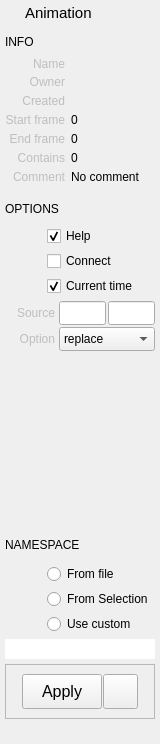
<?xml version="1.0" encoding="UTF-8"?>
<ui version="4.0">
 <class>Form</class>
 <widget class="QWidget" name="Form">
  <property name="geometry">
   <rect>
    <x>0</x>
    <y>0</y>
    <width>160</width>
    <height>744</height>
   </rect>
  </property>
  <property name="sizePolicy">
   <sizepolicy hsizetype="Ignored" vsizetype="Preferred">
    <horstretch>0</horstretch>
    <verstretch>0</verstretch>
   </sizepolicy>
  </property>
  <property name="minimumSize">
   <size>
    <width>160</width>
    <height>0</height>
   </size>
  </property>
  <property name="maximumSize">
   <size>
    <width>300</width>
    <height>16777215</height>
   </size>
  </property>
  <property name="windowTitle">
   <string>Form</string>
  </property>
  <property name="styleSheet">
   <string notr="true"/>
  </property>
  <layout class="QVBoxLayout" name="verticalLayout">
   <property name="spacing">
    <number>5</number>
   </property>
   <property name="leftMargin">
    <number>5</number>
   </property>
   <property name="topMargin">
    <number>2</number>
   </property>
   <property name="rightMargin">
    <number>5</number>
   </property>
   <property name="bottomMargin">
    <number>2</number>
   </property>
   <item>
    <layout class="QHBoxLayout" name="horizontalLayout_4">
     <property name="leftMargin">
      <number>2</number>
     </property>
     <property name="topMargin">
      <number>2</number>
     </property>
     <property name="rightMargin">
      <number>2</number>
     </property>
     <item>
      <widget class="QLabel" name="label_4">
       <property name="minimumSize">
        <size>
         <width>13</width>
         <height>13</height>
        </size>
       </property>
       <property name="maximumSize">
        <size>
         <width>13</width>
         <height>13</height>
        </size>
       </property>
       <property name="text">
        <string/>
       </property>
       <property name="pixmap">
        <pixmap>../images/animation.png</pixmap>
       </property>
       <property name="scaledContents">
        <bool>true</bool>
       </property>
      </widget>
     </item>
     <item>
      <widget class="QLabel" name="title">
       <property name="sizePolicy">
        <sizepolicy hsizetype="Ignored" vsizetype="Preferred">
         <horstretch>0</horstretch>
         <verstretch>0</verstretch>
        </sizepolicy>
       </property>
       <property name="font">
        <font>
         <family>Arial</family>
         <pointsize>11</pointsize>
         <weight>50</weight>
         <bold>false</bold>
        </font>
       </property>
       <property name="text">
        <string>Animation</string>
       </property>
      </widget>
     </item>
    </layout>
   </item>
   <item>
    <layout class="QHBoxLayout" name="horizontalLayout_7">
     <property name="topMargin">
      <number>5</number>
     </property>
     <item>
      <widget class="QLabel" name="label_8">
       <property name="minimumSize">
        <size>
         <width>100</width>
         <height>0</height>
        </size>
       </property>
       <property name="maximumSize">
        <size>
         <width>30</width>
         <height>16777215</height>
        </size>
       </property>
       <property name="font">
        <font>
         <family>Arial</family>
         <pointsize>9</pointsize>
         <weight>50</weight>
         <bold>false</bold>
        </font>
       </property>
       <property name="text">
        <string>INFO</string>
       </property>
      </widget>
     </item>
     <item>
      <spacer name="horizontalSpacer">
       <property name="orientation">
        <enum>Qt::Horizontal</enum>
       </property>
       <property name="sizeHint" stdset="0">
        <size>
         <width>40</width>
         <height>20</height>
        </size>
       </property>
      </spacer>
     </item>
    </layout>
   </item>
   <item>
    <layout class="QHBoxLayout" name="horizontalLayout_10">
     <property name="spacing">
      <number>6</number>
     </property>
     <item>
      <widget class="QLabel" name="label_7">
       <property name="enabled">
        <bool>false</bool>
       </property>
       <property name="minimumSize">
        <size>
         <width>60</width>
         <height>13</height>
        </size>
       </property>
       <property name="maximumSize">
        <size>
         <width>60</width>
         <height>16777215</height>
        </size>
       </property>
       <property name="text">
        <string>Name</string>
       </property>
       <property name="alignment">
        <set>Qt::AlignRight|Qt::AlignTrailing|Qt::AlignVCenter</set>
       </property>
      </widget>
     </item>
     <item>
      <widget class="QLabel" name="name">
       <property name="enabled">
        <bool>true</bool>
       </property>
       <property name="sizePolicy">
        <sizepolicy hsizetype="Ignored" vsizetype="Preferred">
         <horstretch>0</horstretch>
         <verstretch>0</verstretch>
        </sizepolicy>
       </property>
       <property name="minimumSize">
        <size>
         <width>0</width>
         <height>1</height>
        </size>
       </property>
       <property name="text">
        <string/>
       </property>
       <property name="alignment">
        <set>Qt::AlignLeading|Qt::AlignLeft|Qt::AlignTop</set>
       </property>
       <property name="textInteractionFlags">
        <set>Qt::LinksAccessibleByMouse|Qt::TextSelectableByMouse</set>
       </property>
      </widget>
     </item>
    </layout>
   </item>
   <item>
    <layout class="QHBoxLayout" name="horizontalLayout_9">
     <property name="spacing">
      <number>6</number>
     </property>
     <property name="topMargin">
      <number>0</number>
     </property>
     <item>
      <widget class="QLabel" name="label_13">
       <property name="enabled">
        <bool>false</bool>
       </property>
       <property name="sizePolicy">
        <sizepolicy hsizetype="Fixed" vsizetype="Expanding">
         <horstretch>0</horstretch>
         <verstretch>0</verstretch>
        </sizepolicy>
       </property>
       <property name="minimumSize">
        <size>
         <width>60</width>
         <height>13</height>
        </size>
       </property>
       <property name="maximumSize">
        <size>
         <width>60</width>
         <height>500</height>
        </size>
       </property>
       <property name="text">
        <string>Owner</string>
       </property>
       <property name="alignment">
        <set>Qt::AlignRight|Qt::AlignTop|Qt::AlignTrailing</set>
       </property>
      </widget>
     </item>
     <item>
      <widget class="QLabel" name="owner">
       <property name="enabled">
        <bool>true</bool>
       </property>
       <property name="sizePolicy">
        <sizepolicy hsizetype="Ignored" vsizetype="Expanding">
         <horstretch>0</horstretch>
         <verstretch>0</verstretch>
        </sizepolicy>
       </property>
       <property name="minimumSize">
        <size>
         <width>0</width>
         <height>0</height>
        </size>
       </property>
       <property name="maximumSize">
        <size>
         <width>16777215</width>
         <height>16777215</height>
        </size>
       </property>
       <property name="styleSheet">
        <string notr="true"/>
       </property>
       <property name="text">
        <string/>
       </property>
       <property name="alignment">
        <set>Qt::AlignLeading|Qt::AlignLeft|Qt::AlignTop</set>
       </property>
       <property name="wordWrap">
        <bool>true</bool>
       </property>
       <property name="textInteractionFlags">
        <set>Qt::LinksAccessibleByMouse|Qt::TextSelectableByMouse</set>
       </property>
      </widget>
     </item>
    </layout>
   </item>
   <item>
    <layout class="QHBoxLayout" name="horizontalLayout_11">
     <property name="spacing">
      <number>6</number>
     </property>
     <property name="topMargin">
      <number>0</number>
     </property>
     <item>
      <widget class="QLabel" name="label_14">
       <property name="enabled">
        <bool>false</bool>
       </property>
       <property name="sizePolicy">
        <sizepolicy hsizetype="Fixed" vsizetype="Expanding">
         <horstretch>0</horstretch>
         <verstretch>0</verstretch>
        </sizepolicy>
       </property>
       <property name="minimumSize">
        <size>
         <width>60</width>
         <height>13</height>
        </size>
       </property>
       <property name="maximumSize">
        <size>
         <width>60</width>
         <height>500</height>
        </size>
       </property>
       <property name="text">
        <string>Created</string>
       </property>
       <property name="alignment">
        <set>Qt::AlignRight|Qt::AlignTop|Qt::AlignTrailing</set>
       </property>
      </widget>
     </item>
     <item>
      <widget class="QLabel" name="created">
       <property name="enabled">
        <bool>true</bool>
       </property>
       <property name="sizePolicy">
        <sizepolicy hsizetype="Expanding" vsizetype="Expanding">
         <horstretch>0</horstretch>
         <verstretch>0</verstretch>
        </sizepolicy>
       </property>
       <property name="minimumSize">
        <size>
         <width>0</width>
         <height>0</height>
        </size>
       </property>
       <property name="maximumSize">
        <size>
         <width>16777215</width>
         <height>16777215</height>
        </size>
       </property>
       <property name="styleSheet">
        <string notr="true"/>
       </property>
       <property name="text">
        <string/>
       </property>
       <property name="alignment">
        <set>Qt::AlignLeading|Qt::AlignLeft|Qt::AlignTop</set>
       </property>
       <property name="wordWrap">
        <bool>true</bool>
       </property>
      </widget>
     </item>
    </layout>
   </item>
   <item>
    <layout class="QHBoxLayout" name="horizontalLayout_29">
     <property name="spacing">
      <number>6</number>
     </property>
     <property name="topMargin">
      <number>0</number>
     </property>
     <item>
      <widget class="QLabel" name="scene_dur_start_label_2">
       <property name="enabled">
        <bool>false</bool>
       </property>
       <property name="minimumSize">
        <size>
         <width>60</width>
         <height>13</height>
        </size>
       </property>
       <property name="maximumSize">
        <size>
         <width>60</width>
         <height>16777215</height>
        </size>
       </property>
       <property name="text">
        <string>Start frame</string>
       </property>
       <property name="alignment">
        <set>Qt::AlignRight|Qt::AlignTop|Qt::AlignTrailing</set>
       </property>
      </widget>
     </item>
     <item>
      <widget class="QLabel" name="start">
       <property name="enabled">
        <bool>true</bool>
       </property>
       <property name="text">
        <string>0</string>
       </property>
      </widget>
     </item>
    </layout>
   </item>
   <item>
    <layout class="QHBoxLayout" name="horizontalLayout_30">
     <property name="spacing">
      <number>6</number>
     </property>
     <property name="topMargin">
      <number>0</number>
     </property>
     <item>
      <widget class="QLabel" name="scene_dur_end_label_2">
       <property name="enabled">
        <bool>false</bool>
       </property>
       <property name="minimumSize">
        <size>
         <width>60</width>
         <height>13</height>
        </size>
       </property>
       <property name="maximumSize">
        <size>
         <width>60</width>
         <height>16777215</height>
        </size>
       </property>
       <property name="text">
        <string>End frame</string>
       </property>
       <property name="alignment">
        <set>Qt::AlignRight|Qt::AlignTop|Qt::AlignTrailing</set>
       </property>
      </widget>
     </item>
     <item>
      <widget class="QLabel" name="end">
       <property name="enabled">
        <bool>true</bool>
       </property>
       <property name="sizePolicy">
        <sizepolicy hsizetype="Ignored" vsizetype="Preferred">
         <horstretch>0</horstretch>
         <verstretch>0</verstretch>
        </sizepolicy>
       </property>
       <property name="text">
        <string>0</string>
       </property>
       <property name="alignment">
        <set>Qt::AlignLeading|Qt::AlignLeft|Qt::AlignTop</set>
       </property>
      </widget>
     </item>
    </layout>
   </item>
   <item>
    <layout class="QHBoxLayout" name="horizontalLayout_32">
     <property name="spacing">
      <number>6</number>
     </property>
     <property name="topMargin">
      <number>0</number>
     </property>
     <item>
      <widget class="QLabel" name="scene_dur_end_label_3">
       <property name="enabled">
        <bool>false</bool>
       </property>
       <property name="minimumSize">
        <size>
         <width>60</width>
         <height>13</height>
        </size>
       </property>
       <property name="maximumSize">
        <size>
         <width>60</width>
         <height>16777215</height>
        </size>
       </property>
       <property name="text">
        <string>Contains</string>
       </property>
       <property name="alignment">
        <set>Qt::AlignRight|Qt::AlignTop|Qt::AlignTrailing</set>
       </property>
      </widget>
     </item>
     <item>
      <widget class="QLabel" name="contains">
       <property name="enabled">
        <bool>true</bool>
       </property>
       <property name="sizePolicy">
        <sizepolicy hsizetype="Ignored" vsizetype="Preferred">
         <horstretch>0</horstretch>
         <verstretch>0</verstretch>
        </sizepolicy>
       </property>
       <property name="text">
        <string>0</string>
       </property>
       <property name="alignment">
        <set>Qt::AlignLeading|Qt::AlignLeft|Qt::AlignTop</set>
       </property>
      </widget>
     </item>
    </layout>
   </item>
   <item>
    <layout class="QHBoxLayout" name="horizontalLayout_18">
     <property name="spacing">
      <number>6</number>
     </property>
     <property name="topMargin">
      <number>0</number>
     </property>
     <property name="bottomMargin">
      <number>5</number>
     </property>
     <item>
      <widget class="QLabel" name="label_11">
       <property name="enabled">
        <bool>false</bool>
       </property>
       <property name="sizePolicy">
        <sizepolicy hsizetype="Fixed" vsizetype="Expanding">
         <horstretch>0</horstretch>
         <verstretch>0</verstretch>
        </sizepolicy>
       </property>
       <property name="minimumSize">
        <size>
         <width>60</width>
         <height>0</height>
        </size>
       </property>
       <property name="maximumSize">
        <size>
         <width>60</width>
         <height>500</height>
        </size>
       </property>
       <property name="text">
        <string>Comment</string>
       </property>
       <property name="alignment">
        <set>Qt::AlignRight|Qt::AlignTop|Qt::AlignTrailing</set>
       </property>
      </widget>
     </item>
     <item>
      <widget class="QLabel" name="comment">
       <property name="enabled">
        <bool>true</bool>
       </property>
       <property name="sizePolicy">
        <sizepolicy hsizetype="Ignored" vsizetype="MinimumExpanding">
         <horstretch>0</horstretch>
         <verstretch>0</verstretch>
        </sizepolicy>
       </property>
       <property name="minimumSize">
        <size>
         <width>0</width>
         <height>0</height>
        </size>
       </property>
       <property name="maximumSize">
        <size>
         <width>16777215</width>
         <height>16777215</height>
        </size>
       </property>
       <property name="styleSheet">
        <string notr="true"/>
       </property>
       <property name="text">
        <string>No comment</string>
       </property>
       <property name="alignment">
        <set>Qt::AlignLeading|Qt::AlignLeft|Qt::AlignTop</set>
       </property>
       <property name="wordWrap">
        <bool>true</bool>
       </property>
       <property name="textInteractionFlags">
        <set>Qt::LinksAccessibleByMouse|Qt::TextSelectableByMouse</set>
       </property>
      </widget>
     </item>
    </layout>
   </item>
   <item>
    <layout class="QHBoxLayout" name="horizontalLayout_3">
     <property name="topMargin">
      <number>5</number>
     </property>
     <item>
      <widget class="QLabel" name="label_2">
       <property name="minimumSize">
        <size>
         <width>100</width>
         <height>0</height>
        </size>
       </property>
       <property name="maximumSize">
        <size>
         <width>100</width>
         <height>16777215</height>
        </size>
       </property>
       <property name="font">
        <font>
         <family>Arial</family>
         <pointsize>9</pointsize>
         <weight>50</weight>
         <bold>false</bold>
        </font>
       </property>
       <property name="text">
        <string>OPTIONS</string>
       </property>
      </widget>
     </item>
     <item>
      <spacer name="horizontalSpacer_2">
       <property name="orientation">
        <enum>Qt::Horizontal</enum>
       </property>
       <property name="sizeHint" stdset="0">
        <size>
         <width>40</width>
         <height>20</height>
        </size>
       </property>
      </spacer>
     </item>
    </layout>
   </item>
   <item>
    <layout class="QHBoxLayout" name="horizontalLayout_19">
     <property name="spacing">
      <number>2</number>
     </property>
     <property name="topMargin">
      <number>2</number>
     </property>
     <item>
      <widget class="QLabel" name="scene_dur_start_label_6">
       <property name="enabled">
        <bool>true</bool>
       </property>
       <property name="minimumSize">
        <size>
         <width>40</width>
         <height>0</height>
        </size>
       </property>
       <property name="maximumSize">
        <size>
         <width>40</width>
         <height>16777215</height>
        </size>
       </property>
       <property name="text">
        <string/>
       </property>
       <property name="alignment">
        <set>Qt::AlignRight|Qt::AlignTrailing|Qt::AlignVCenter</set>
       </property>
      </widget>
     </item>
     <item>
      <widget class="QCheckBox" name="helpCheckBox">
       <property name="maximumSize">
        <size>
         <width>16777215</width>
         <height>16777215</height>
        </size>
       </property>
       <property name="text">
        <string>Help</string>
       </property>
       <property name="checked">
        <bool>true</bool>
       </property>
      </widget>
     </item>
    </layout>
   </item>
   <item>
    <layout class="QHBoxLayout" name="horizontalLayout_15">
     <property name="spacing">
      <number>2</number>
     </property>
     <property name="topMargin">
      <number>0</number>
     </property>
     <item>
      <widget class="QLabel" name="scene_dur_start_label_5">
       <property name="enabled">
        <bool>true</bool>
       </property>
       <property name="minimumSize">
        <size>
         <width>40</width>
         <height>0</height>
        </size>
       </property>
       <property name="maximumSize">
        <size>
         <width>40</width>
         <height>16777215</height>
        </size>
       </property>
       <property name="text">
        <string/>
       </property>
       <property name="alignment">
        <set>Qt::AlignRight|Qt::AlignTrailing|Qt::AlignVCenter</set>
       </property>
      </widget>
     </item>
     <item>
      <widget class="QCheckBox" name="connectCheckBox">
       <property name="maximumSize">
        <size>
         <width>16777215</width>
         <height>16777215</height>
        </size>
       </property>
       <property name="text">
        <string>Connect</string>
       </property>
      </widget>
     </item>
    </layout>
   </item>
   <item>
    <layout class="QHBoxLayout" name="horizontalLayout_13">
     <property name="spacing">
      <number>2</number>
     </property>
     <property name="topMargin">
      <number>0</number>
     </property>
     <item>
      <widget class="QLabel" name="scene_dur_start_label_4">
       <property name="enabled">
        <bool>true</bool>
       </property>
       <property name="minimumSize">
        <size>
         <width>40</width>
         <height>0</height>
        </size>
       </property>
       <property name="maximumSize">
        <size>
         <width>40</width>
         <height>16777215</height>
        </size>
       </property>
       <property name="text">
        <string/>
       </property>
       <property name="alignment">
        <set>Qt::AlignRight|Qt::AlignTrailing|Qt::AlignVCenter</set>
       </property>
      </widget>
     </item>
     <item>
      <widget class="QCheckBox" name="currentTime">
       <property name="text">
        <string>Current time</string>
       </property>
       <property name="checked">
        <bool>true</bool>
       </property>
      </widget>
     </item>
    </layout>
   </item>
   <item>
    <layout class="QVBoxLayout" name="verticalLayout_2">
     <property name="spacing">
      <number>2</number>
     </property>
     <property name="topMargin">
      <number>0</number>
     </property>
     <item>
      <layout class="QHBoxLayout" name="horizontalLayout_31">
       <property name="spacing">
        <number>4</number>
       </property>
       <property name="topMargin">
        <number>0</number>
       </property>
       <item>
        <widget class="QLabel" name="scene_dur_start_label_3">
         <property name="enabled">
          <bool>false</bool>
         </property>
         <property name="minimumSize">
          <size>
           <width>50</width>
           <height>0</height>
          </size>
         </property>
         <property name="maximumSize">
          <size>
           <width>50</width>
           <height>16777215</height>
          </size>
         </property>
         <property name="toolTip">
          <string/>
         </property>
         <property name="text">
          <string>Source</string>
         </property>
         <property name="alignment">
          <set>Qt::AlignRight|Qt::AlignTrailing|Qt::AlignVCenter</set>
         </property>
        </widget>
       </item>
       <item>
        <layout class="QHBoxLayout" name="horizontalLayout">
         <property name="spacing">
          <number>2</number>
         </property>
         <item>
          <widget class="QLineEdit" name="sourceStartEdit">
           <property name="sizePolicy">
            <sizepolicy hsizetype="Minimum" vsizetype="Fixed">
             <horstretch>0</horstretch>
             <verstretch>0</verstretch>
            </sizepolicy>
           </property>
           <property name="minimumSize">
            <size>
             <width>0</width>
             <height>24</height>
            </size>
           </property>
           <property name="maximumSize">
            <size>
             <width>16777215</width>
             <height>24</height>
            </size>
           </property>
           <property name="statusTip">
            <string/>
           </property>
          </widget>
         </item>
         <item>
          <widget class="QLineEdit" name="sourceEndEdit">
           <property name="sizePolicy">
            <sizepolicy hsizetype="Minimum" vsizetype="Fixed">
             <horstretch>0</horstretch>
             <verstretch>0</verstretch>
            </sizepolicy>
           </property>
           <property name="minimumSize">
            <size>
             <width>0</width>
             <height>24</height>
            </size>
           </property>
           <property name="maximumSize">
            <size>
             <width>16777215</width>
             <height>24</height>
            </size>
           </property>
          </widget>
         </item>
        </layout>
       </item>
      </layout>
     </item>
     <item>
      <layout class="QHBoxLayout" name="horizontalLayout_14">
       <property name="spacing">
        <number>2</number>
       </property>
       <property name="topMargin">
        <number>0</number>
       </property>
       <item>
        <widget class="QLabel" name="label_12">
         <property name="enabled">
          <bool>false</bool>
         </property>
         <property name="minimumSize">
          <size>
           <width>50</width>
           <height>0</height>
          </size>
         </property>
         <property name="maximumSize">
          <size>
           <width>50</width>
           <height>16777215</height>
          </size>
         </property>
         <property name="text">
          <string>Option</string>
         </property>
         <property name="alignment">
          <set>Qt::AlignRight|Qt::AlignTrailing|Qt::AlignVCenter</set>
         </property>
        </widget>
       </item>
       <item>
        <layout class="QHBoxLayout" name="horizontalLayout_8">
         <property name="spacing">
          <number>2</number>
         </property>
         <property name="leftMargin">
          <number>2</number>
         </property>
         <item>
          <widget class="QComboBox" name="option">
           <property name="sizePolicy">
            <sizepolicy hsizetype="Ignored" vsizetype="Fixed">
             <horstretch>0</horstretch>
             <verstretch>0</verstretch>
            </sizepolicy>
           </property>
           <property name="minimumSize">
            <size>
             <width>0</width>
             <height>24</height>
            </size>
           </property>
           <property name="maximumSize">
            <size>
             <width>1000</width>
             <height>24</height>
            </size>
           </property>
           <item>
            <property name="text">
             <string>replace</string>
            </property>
           </item>
           <item>
            <property name="text">
             <string>replace all</string>
            </property>
           </item>
           <item>
            <property name="text">
             <string>insert</string>
            </property>
           </item>
           <item>
            <property name="text">
             <string>merge</string>
            </property>
           </item>
          </widget>
         </item>
        </layout>
       </item>
      </layout>
     </item>
    </layout>
   </item>
   <item>
    <layout class="QHBoxLayout" name="horizontalLayout_33">
     <property name="spacing">
      <number>4</number>
     </property>
     <property name="topMargin">
      <number>0</number>
     </property>
     <item>
      <layout class="QHBoxLayout" name="horizontalLayout_2">
       <property name="spacing">
        <number>2</number>
       </property>
       <item>
        <widget class="QLabel" name="helpImage">
         <property name="sizePolicy">
          <sizepolicy hsizetype="Fixed" vsizetype="Fixed">
           <horstretch>0</horstretch>
           <verstretch>0</verstretch>
          </sizepolicy>
         </property>
         <property name="minimumSize">
          <size>
           <width>200</width>
           <height>169</height>
          </size>
         </property>
         <property name="maximumSize">
          <size>
           <width>200</width>
           <height>169</height>
          </size>
         </property>
         <property name="styleSheet">
          <string notr="true"/>
         </property>
         <property name="text">
          <string/>
         </property>
         <property name="pixmap">
          <pixmap>../../../gui/images/insert.png</pixmap>
         </property>
         <property name="scaledContents">
          <bool>true</bool>
         </property>
         <property name="indent">
          <number>0</number>
         </property>
        </widget>
       </item>
      </layout>
     </item>
    </layout>
   </item>
   <item>
    <layout class="QHBoxLayout" name="horizontalLayout_20">
     <property name="topMargin">
      <number>5</number>
     </property>
     <item>
      <widget class="QLabel" name="label_5">
       <property name="minimumSize">
        <size>
         <width>100</width>
         <height>0</height>
        </size>
       </property>
       <property name="maximumSize">
        <size>
         <width>100</width>
         <height>16777215</height>
        </size>
       </property>
       <property name="font">
        <font>
         <family>Arial</family>
         <pointsize>9</pointsize>
         <weight>50</weight>
         <bold>false</bold>
        </font>
       </property>
       <property name="text">
        <string>NAMESPACE</string>
       </property>
      </widget>
     </item>
     <item>
      <spacer name="horizontalSpacer_5">
       <property name="orientation">
        <enum>Qt::Horizontal</enum>
       </property>
       <property name="sizeHint" stdset="0">
        <size>
         <width>40</width>
         <height>20</height>
        </size>
       </property>
      </spacer>
     </item>
    </layout>
   </item>
   <item>
    <layout class="QHBoxLayout" name="horizontalLayout_5">
     <property name="spacing">
      <number>2</number>
     </property>
     <property name="leftMargin">
      <number>0</number>
     </property>
     <property name="topMargin">
      <number>4</number>
     </property>
     <item>
      <widget class="QLabel" name="label_16">
       <property name="minimumSize">
        <size>
         <width>40</width>
         <height>0</height>
        </size>
       </property>
       <property name="maximumSize">
        <size>
         <width>30</width>
         <height>16777215</height>
        </size>
       </property>
       <property name="layoutDirection">
        <enum>Qt::LeftToRight</enum>
       </property>
       <property name="text">
        <string/>
       </property>
       <property name="alignment">
        <set>Qt::AlignRight|Qt::AlignTrailing|Qt::AlignVCenter</set>
       </property>
      </widget>
     </item>
     <item>
      <widget class="QRadioButton" name="usePoseNamespace">
       <property name="text">
        <string>From file</string>
       </property>
      </widget>
     </item>
    </layout>
   </item>
   <item>
    <layout class="QHBoxLayout" name="horizontalLayout_12">
     <property name="spacing">
      <number>2</number>
     </property>
     <property name="leftMargin">
      <number>0</number>
     </property>
     <property name="topMargin">
      <number>0</number>
     </property>
     <item>
      <widget class="QLabel" name="label_17">
       <property name="minimumSize">
        <size>
         <width>40</width>
         <height>0</height>
        </size>
       </property>
       <property name="maximumSize">
        <size>
         <width>30</width>
         <height>16777215</height>
        </size>
       </property>
       <property name="layoutDirection">
        <enum>Qt::LeftToRight</enum>
       </property>
       <property name="text">
        <string/>
       </property>
       <property name="alignment">
        <set>Qt::AlignRight|Qt::AlignTrailing|Qt::AlignVCenter</set>
       </property>
      </widget>
     </item>
     <item>
      <widget class="QRadioButton" name="useSelectionNamespace">
       <property name="text">
        <string>From Selection</string>
       </property>
      </widget>
     </item>
    </layout>
   </item>
   <item>
    <layout class="QHBoxLayout" name="horizontalLayout_16">
     <property name="spacing">
      <number>2</number>
     </property>
     <property name="leftMargin">
      <number>0</number>
     </property>
     <property name="topMargin">
      <number>0</number>
     </property>
     <item>
      <widget class="QLabel" name="label_19">
       <property name="minimumSize">
        <size>
         <width>40</width>
         <height>0</height>
        </size>
       </property>
       <property name="maximumSize">
        <size>
         <width>30</width>
         <height>16777215</height>
        </size>
       </property>
       <property name="layoutDirection">
        <enum>Qt::LeftToRight</enum>
       </property>
       <property name="text">
        <string/>
       </property>
       <property name="alignment">
        <set>Qt::AlignRight|Qt::AlignTrailing|Qt::AlignVCenter</set>
       </property>
      </widget>
     </item>
     <item>
      <widget class="QRadioButton" name="useCustomNamespace">
       <property name="text">
        <string>Use custom</string>
       </property>
      </widget>
     </item>
    </layout>
   </item>
   <item>
    <layout class="QHBoxLayout" name="horizontalLayout_17">
     <property name="leftMargin">
      <number>0</number>
     </property>
     <property name="topMargin">
      <number>0</number>
     </property>
     <property name="rightMargin">
      <number>0</number>
     </property>
     <item>
      <widget class="QLineEdit" name="namespaceEdit">
       <property name="minimumSize">
        <size>
         <width>0</width>
         <height>0</height>
        </size>
       </property>
       <property name="frame">
        <bool>false</bool>
       </property>
      </widget>
     </item>
    </layout>
   </item>
   <item>
    <widget class="QFrame" name="previewButtons">
     <property name="frameShape">
      <enum>QFrame::StyledPanel</enum>
     </property>
     <property name="frameShadow">
      <enum>QFrame::Raised</enum>
     </property>
     <layout class="QHBoxLayout" name="horizontalLayout_6">
      <property name="spacing">
       <number>1</number>
      </property>
      <item>
       <spacer name="horizontalSpacer_3">
        <property name="orientation">
         <enum>Qt::Horizontal</enum>
        </property>
        <property name="sizeHint" stdset="0">
         <size>
          <width>40</width>
          <height>20</height>
         </size>
        </property>
       </spacer>
      </item>
      <item>
       <widget class="QPushButton" name="acceptButton">
        <property name="sizePolicy">
         <sizepolicy hsizetype="Preferred" vsizetype="Fixed">
          <horstretch>0</horstretch>
          <verstretch>0</verstretch>
         </sizepolicy>
        </property>
        <property name="minimumSize">
         <size>
          <width>80</width>
          <height>35</height>
         </size>
        </property>
        <property name="maximumSize">
         <size>
          <width>125</width>
          <height>35</height>
         </size>
        </property>
        <property name="font">
         <font>
          <family>Arial</family>
          <pointsize>12</pointsize>
          <weight>50</weight>
          <bold>false</bold>
         </font>
        </property>
        <property name="toolTip">
         <string/>
        </property>
        <property name="styleSheet">
         <string notr="true"/>
        </property>
        <property name="text">
         <string>Apply</string>
        </property>
       </widget>
      </item>
      <item>
       <widget class="QPushButton" name="selectionSetButton">
        <property name="minimumSize">
         <size>
          <width>0</width>
          <height>35</height>
         </size>
        </property>
        <property name="maximumSize">
         <size>
          <width>35</width>
          <height>16777215</height>
         </size>
        </property>
        <property name="text">
         <string/>
        </property>
        <property name="icon">
         <iconset>
          <normaloff>../images/selectionSet2.png</normaloff>../images/selectionSet2.png</iconset>
        </property>
        <property name="iconSize">
         <size>
          <width>25</width>
          <height>25</height>
         </size>
        </property>
       </widget>
      </item>
      <item>
       <spacer name="horizontalSpacer_4">
        <property name="orientation">
         <enum>Qt::Horizontal</enum>
        </property>
        <property name="sizeHint" stdset="0">
         <size>
          <width>40</width>
          <height>20</height>
         </size>
        </property>
       </spacer>
      </item>
     </layout>
    </widget>
   </item>
   <item>
    <spacer name="verticalSpacer">
     <property name="orientation">
      <enum>Qt::Vertical</enum>
     </property>
     <property name="sizeHint" stdset="0">
      <size>
       <width>0</width>
       <height>2000</height>
      </size>
     </property>
    </spacer>
   </item>
  </layout>
  <zorder>verticalSpacer</zorder>
  <zorder></zorder>
  <zorder></zorder>
  <zorder></zorder>
  <zorder></zorder>
  <zorder>previewButtons</zorder>
  <zorder></zorder>
  <zorder></zorder>
  <zorder></zorder>
  <zorder></zorder>
  <zorder></zorder>
  <zorder></zorder>
  <zorder></zorder>
  <zorder></zorder>
  <zorder></zorder>
 </widget>
 <resources/>
 <connections/>
 <slots>
  <slot>apply()</slot>
  <slot>edit()</slot>
  <slot>showControls()</slot>
  <slot>selectControls()</slot>
 </slots>
</ui>
